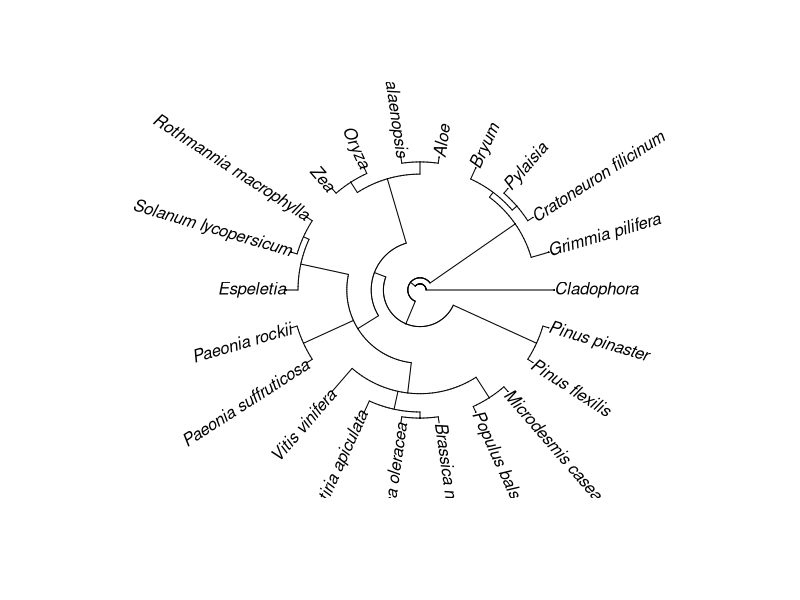

This figure's R source:
######################################
#                                    #
# Visualizing host species phylogeny #
# and creating distance matrix       #
#                                    #
######################################


setwd("C:/Users/Brody/Desktop/Murre spp. Population Genomics and Conservation/BIOL812 - Bioinformatics/Endophytes")

install.packages("ape")
library(ape)

tree = read.tree(text = "((((((((Cladophora)Cladophoraceae)Cladophorales)Ulvophyceae)Chlorophyta,((((((((((Grimmia_pilifera)Grimmia)Grimmiaceae)Grimmiales)Dicranidae,(((((Cratoneuron_filicinum)Cratoneuron)Amblystegiaceae,(Pylaisia)Hypnaceae)Hypnales)Hypnanae,(((Bryum)Bryaceae)Bryales)Bryanae)Bryidae)Bryopsida)Bryophytina)Bryophyta,((((((((((Aloe)Asphodeloideae)Asphodelaceae,((((Phalaenopsis)Aeridinae)Vandeae)Epidendroideae)Orchidaceae)Asparagales,(((((((Oryza)Oryzinae)Oryzeae)Oryzoideae)BOP_clade,(((((Zea)Tripsacinae)Andropogoneae)Andropogonodae)Panicoideae)PACMAD_clade)Poaceae)Poales)commelinids)Petrosaviidae)Liliopsida,((((((((((((Rothmannia_macrophylla)Rothmannia)Gardenieae)Gardenieae_-_Pavetteae_clade)Gardenieae_complex)Ixoroideae)Rubiaceae)Gentianales,((((((Solanum_lycopersicum)Lycopersicon)Solanum)Solaneae)Solanoideae)Solanaceae)Solanales)lamiids,((((((Espeletia)Millerieae)Heliantheae_alliance)Asteroideae)Asteraceae)Asterales)campanulids)asterids,(((Paeonia_rockii,Paeonia_suffruticosa)Paeonia)Paeoniaceae)Saxifragales,(((((Vitis_vinifera)Vitis)Vitaceae)Vitales)rosids_incertae_sedis,((((Santiria_apiculata)Santiria)Burseraceae)Sapindales,((((Brassica_oleracea,Brassica_napus)Brassica)Brassiceae)Brassicaceae)Brassicales)malvids,(((((Populus_balsamifera)Populus)Saliceae)Salicaceae,((Microdesmis_caseariifolia)Microdesmis)Pandaceae)Malpighiales)fabids)rosids)Pentapetalae)Gunneridae)eudicotyledons)Mesangiospermae)Magnoliophyta,((((((Pinus_flexilis)Strobus,(Pinus_pinaster)Pinus)Pinus)Pinaceae)Pinales)Pinidae)Acrogymnospermae)Spermatophyta)Euphyllophyta)Tracheophyta)Embryophyta)Streptophytina)Streptophyta)Viridiplantae)Eukaryota)cellular_organisms);")
plot(tree, type='fan',edge.width=1,cex=1,
     edge.color='black')

# export the plot as a PDF

p.dist = cophenetic(tree)

View(p.dist)

write.csv(p.dist,file="dist_matrix.csv")
